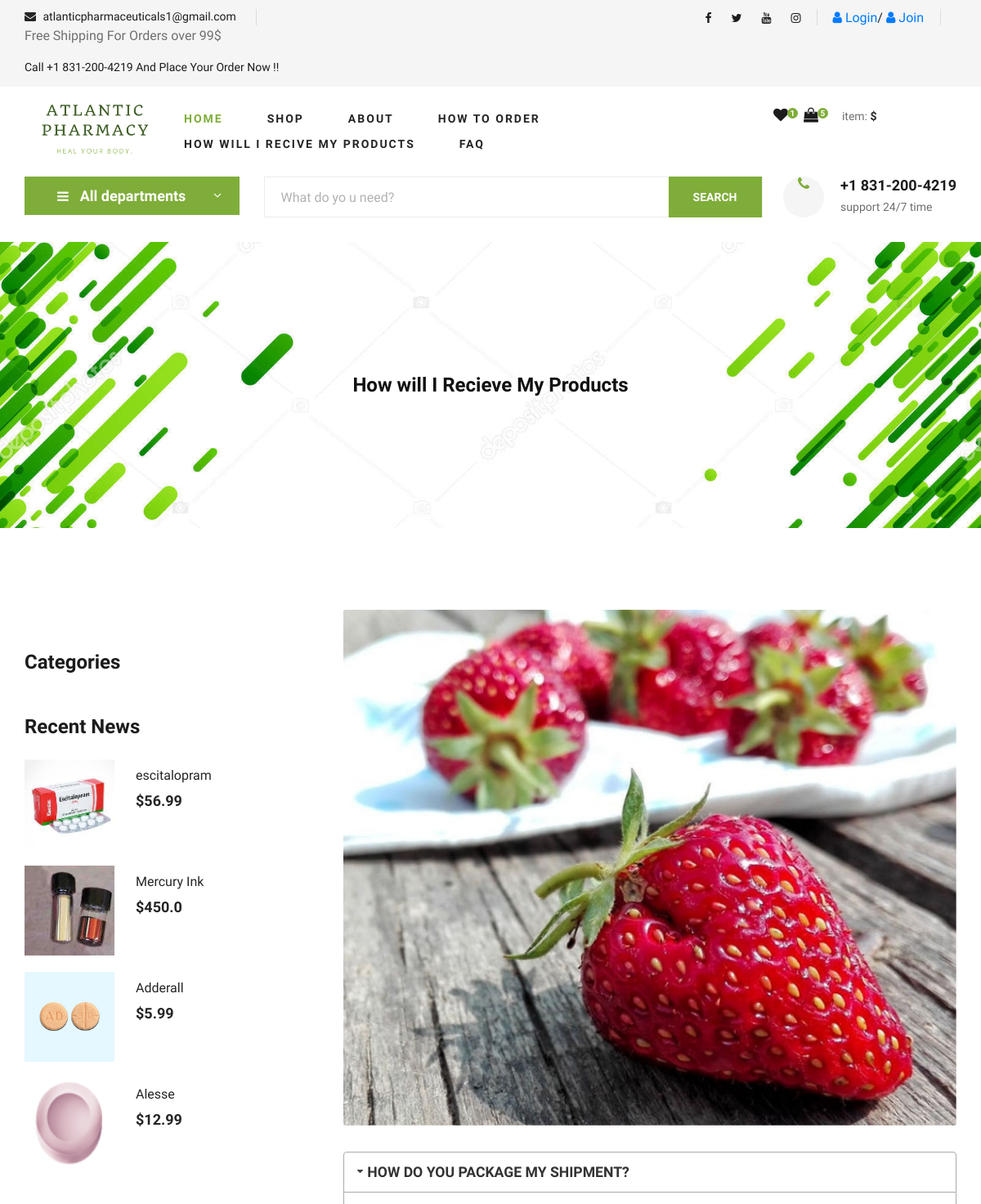
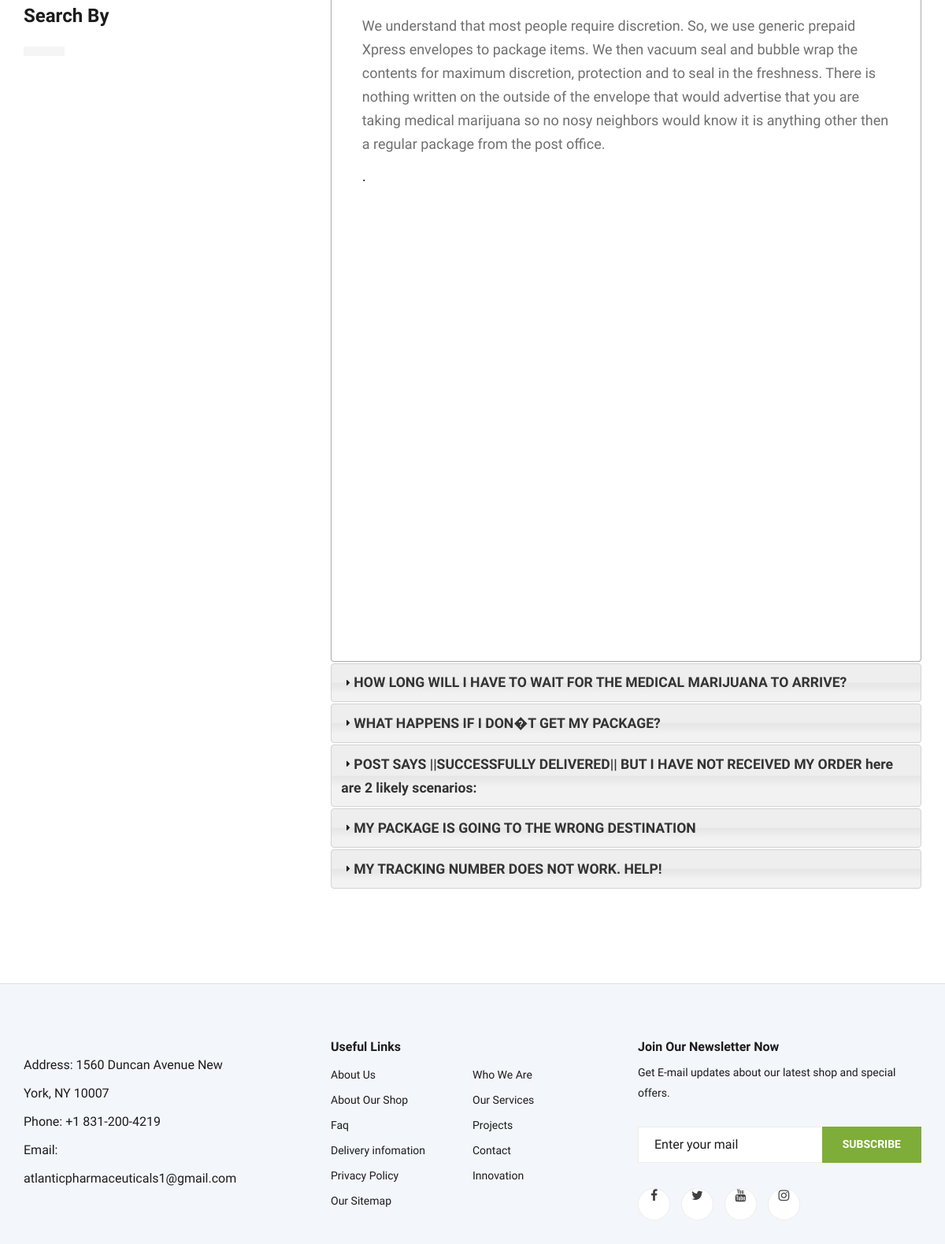
/prodinfo/, run on the app's committed database (2 pictures, top to bottom).
### home/models.py (models this page shows, shortened)
class Setting(models.Model):
    objects = None
    STATUS = (
        ('True', 'True'),
        ('False', 'False'),
    )
    title = models.CharField(max_length=150)
    keywords = models.CharField(max_length=255)
    description = models.CharField(max_length=255)
    company = models.CharField(max_length=50)
    address = models.CharField(blank=True, max_length=100)
    phone = models.CharField(blank=True, max_length=15)
    fax = models.CharField(blank=True, max_length=15)
    email = models.CharField(blank=True, max_length=50)
    smtpserver = models.CharField(blank=True, max_length=20)
    smtpemail = models.CharField(blank=True, max_length=20)
    smtppassword = models.CharField(blank=True, max_length=10)
    smtpport = models.CharField(blank=True, max_length=5)
    icon = models.ImageField(blank=True, upload_to='images/')
    facebook = models.CharField(blank=True, max_length=50)
    instagram = models.CharField(blank=True, max_length=50)
    twitter = models.CharField(blank=True, max_length=50)
    youtube = models.CharField(blank=True, max_length=50)
    aboutus = RichTextUploadingField(blank=True)
    contact = RichTextUploadingField(blank=True)
    references = RichTextUploadingField(blank=True)
    status = models.CharField(max_length=10, choices=STATUS)
    create_at = models.DateTimeField(auto_now_add=True)
    update_at = models.DateTimeField(auto_now=True)

class PRODINFO(models.Model):
    STATUS = (
        ('True', 'True'),
        ('False', 'False'),
    )
    ordernumber = models.IntegerField()
    question = models.CharField(max_length=200)
    answer = RichTextUploadingField()
    status = models.CharField(max_length=10, choices=STATUS)
    create_at = models.DateTimeField(auto_now_add=True)
    update_at = models.DateTimeField(auto_now=True)

### product/models.py (models this page shows, shortened)
class Product(models.Model):
    STATUS = (
        ('True', 'True'),
        ('False', 'False'),
    )
    VARIANTS = (
        ('None', 'None'),
        ('Size', 'Size'),
        ('Color', 'Color'),
        ('Size-Color', 'Size-Color'),
    )
    category = models.ForeignKey(Category, on_delete=models.CASCADE)
    title = models.CharField(max_length=150)
    keywords = models.CharField(max_length=255)
    description = models.CharField(max_length=255)
    image = models.ImageField(upload_to='images/',null=False)
    price = models.FloatField()
    stock = models.IntegerField()
    amount = models.IntegerField()
    minamount = models.IntegerField()
    variant = models.CharField(max_length=10, choices=VARIANTS, default='None')
    detail = RichTextUploadingField()
    slug = models.SlugField(null=False, unique=True)
    status = models.CharField(max_length=10, choices=STATUS)
    create_at = models.DateTimeField(auto_now_add=True)
    update_at = models.DateTimeField(auto_now=True)
    def image_tag(self):
        if self.image.url is not None:
            return mark_safe('<img src="{}" height="50"/>'.format(self.image.url))
    image_tag.short_description = 'Image'

### home/views.py (the view)
# urls.py: path('prodinfo/', views.prodinfo, name='prodinfo'),
def prodinfo(request):
    setting = Setting.objects.get(pk=1)
    category = Category.objects.all()
    prodinfo = PRODINFO.objects.filter(status="True").order_by("ordernumber")
    products_top2 = Product.objects.all().order_by('?')[:4]
    context = {'prodinfo': prodinfo,
               'setting': setting,
               'category': category,
               'products_top2': products_top2,
               }
    return render(request, 'howwill.html', context)

### home/templatetags/myapptags.py (called while the page is built)
@register.simple_tag
def shopcartcount(userid):
    count = ShopCart.objects.filter(user_id=userid).count()
    return count

### home/templates/howwill.html (shortened to what this page needs)
{% extends 'base.html' %}
{% load static %}
{% block content %}
{% load mptt_tags %}
{% block header %}
   {% include "header.html" %}
{% endblock %}
    <section class="blog-details-hero set-bg" data-setbg="{% static 'img/banner-green.jpg' %}">
        <div class="container">
            <div class="row">
                <div class="col-lg-12">
                    <div class="blog__details__hero__text">
                        <h4><strong>How will I Recieve My Products   </strong></h4>
                    </div>
                </div>
            </div>
        </div>
    </section>
    <section class="blog-details spad">
        <div class="container">
            <div class="row">
                <div class="col-lg-4 col-md-5 order-md-1 order-2">
                    <div class="blog__sidebar">
                        <div class="blog__sidebar__item">
                            <h4>Categories</h4>
                        </div>
                        <div class="blog__sidebar__item">
                            <h4>Recent News</h4>
                            <div class="blog__sidebar__recent">
                            {% for rs in products_top2 %}
                            <a href="/order/addtoshopcart/{{ rs.id}}" class="latest-product__item">
                                <div class="latest-product__item__pic">
                                    <img src="{{rs.image.url}}" alt="/product/{{ rs.id }}/{{ rs.slug }}">
                                </div>
                                <div class="latest-product__item__text">
                                    <h6 href="/product/{{ rs.id }}/{{ rs.slug }}" >{{ rs.title }}</h6>
                                    <span>${{ rs.price }}</span>
                                </div>
                            </a>
                            {% endfor %}
                            </div>
                        </div>
                        <div class="blog__sidebar__item">
                            <h4>Search By</h4>
                            <div class="blog__sidebar__item__tags">
                                    {% recursetree category %}
                        <a href="/category/{{node.id }}/{{ node.slug }}"> {{ node.title }}</a>
{% endrecursetree %}
                            </div>
                        </div>
                    </div>
                </div>
                <div class="col-lg-8 col-md-7 order-md-1 order-1">
                    <div class="blog__details__text">
                        <img src="img/blog/details/details-pic.jpg" alt="">
                        <div id="accordion">
                            {% for rs in prodinfo %}
                            <h3>{{ rs.question }}</h3>
                            <div>
                                <p>
                                    {{ rs.answer | safe }}.
                                </p>
                            </div>
                            {% endfor %}
                        </div>
                    </div>
                </div>
            </div>
        </div>
    </section>
 {% endblock %}

### home/templates/base.html (shortened to what this page needs)
{% load static %}
<html lang="zxx">
<head>
    <link rel="stylesheet" href="{% static 'css/bootstrap.min.css' %}" type="text/css">
    <link rel="stylesheet" href="{% static 'css/font-awesome.min.css' %}" type="text/css">
    <link rel="stylesheet" href="{% static 'css/elegant-icons.css' %}" type="text/css">
    <link rel="stylesheet" href="{% static 'css/nice-select.css' %}" type="text/css">
    <link rel="stylesheet" href="{% static 'css/jquery-ui.min.css' %}" type="text/css">
    <link rel="stylesheet" href="{% static 'css/owl.carousel.min.css' %}" type="text/css">
    <link rel="stylesheet" href="{% static 'css/slicknav.min.css' %}" type="text/css">
    <link rel="stylesheet" href="{% static 'css/style.css' %}" type="text/css">
    <link rel="stylesheet" href="{% static 'css/main.css' %}" type="text/css">
    <link rel="stylesheet" href="//code.jquery.com/ui/1.12.1/themes/base/jquery-ui.css">
</head>
<body>
                                          {% load myapptags %}
                                     {% shopcartcount user.id as count %}
<header class="header">
    <div class="header__top">
        <div class="container">
            <div class="row">
                <div class="col-lg-6 col-md-6">
                    <div class="header__top__left">
                        <ul>
                             <li><i class="fa fa-envelope"></i> {{ setting.email}}</li>
            <li>{{ setting.references|safe }} Call +1 831-200-4219 And Place Your Order Now !!</li>
                        </ul>
                    </div>
                </div>
                <div class="col-lg-6 col-md-6">
                    <div class="header__top__right">
                        <div class="header__top__right__social">
<a href="{{ setting.facebook|safe }}"><i class="fa fa-facebook"></i></a>
        <a href="{{ setting.twitter|safe }}"><i class="fa fa-twitter"></i></a>
        <a href="{{ setting.youtube|safe }}"><i class="fa fa-youtube"></i></a>
        <a href="{{ setting.instagram|safe }}"><i class="fa fa-instagram"></i></a>
                        </div>
                        <div class="header__top__right__language">
                            {% if user.id is not None %}
                            <div href="/user">My Account</div>
                            <span class="arrow_carrot-down"></span>
                          <ul class="header__menu__dropdown">
<li><a href="/user/favourites" class="fa fa-heart">My Wish list</a></li>
                <li><a href="/user/orders" class="fa fa-exchange">My Orders</a></li>
                <li><a href="/user/comments" class="fa fa-check">My Comments</a></li>
                <li> <a href="/logout/"><i class="fa fa-unlock-alt"></i> logout</a></li>
                      </ul>
                        </div>
                          <strong class=""text-uppercase>{{ user.first_name}} </strong>||
                        <a href="/logout/"><i class="fa fa-unlock-alt"></i> logout</a>
                        <div class="header__top__right__auth">
                            {% else  %}
                            <a href="/login/"><i class="fa fa-user"></i> Login</a>/
                            <a href="/signup/"><i class="fa fa-user"></i> Join</a>
                            {% endif %}
                        </div>
                    </div>
                </div>
            </div>
        </div>
    </div>
    <div class="container">
        <div class="row">
            <div class="col-lg-2">
                <div class="header__logo">
                    <a href=""><img src="{% static 'img/logos/yes.png' %}" alt=""></a>
                </div>
            </div>
            <div class="col-lg-6">
                <nav class="header__menu">
                    <ul>
                        <li class="active"><a href="/home/">Home</a></li>
                        <li><a href="/category/">Shop</a></li>
                        <li><a href="/about/">About</a>
                        </li>
                        <li><a href="/pay/">How to Order</a></li>
                        <li><a href="/prodinfo/">How will i recive my Products</a></li>
                        <li><a href="/faq/">FAQ</a></li>
                    </ul>
                </nav>
            </div>
            <div class="col-lg-3">
                <div class="header__cart">
                    <ul>
                        <li><a href="#"><i class="fa fa-heart"></i> <span>1</span></a></li>
                        <li><a href="/shopcart/"><i class="fa fa-shopping-bag"></i>
                                                                {% load myapptags %}
                                     {% shopcartcount user.id as count %}
                                    <span>{{ count }}</span></a></li>
                    </ul>
                    <div class="header__cart__price">item: <span>${{ total }}</span></div>
                </div>
            </div>
        </div>
    </div>
</header>
{% block content %}
{% endblock %}
<footer class="footer spad">
    <div class="container">
        <div class="row">
            <div class="col-lg-3 col-md-6 col-sm-6">
                <div class="footer__about">
                    <ul>
                        <li>Address: {{ setting.address}}</li>
                        <li>Phone: {{ setting.phone}}</li>
                        <li>Email: {{ setting.email}}</li>
                    </ul>
                </div>
            </div>
            <div class="col-lg-4 col-md-6 col-sm-6 offset-lg-1">
                <div class="footer__widget">
                    <h6>Useful Links</h6>
                    <ul>
                        <li><a href="/about/">About Us</a></li>
                        <li><a href="/about/">About Our Shop</a></li>
                        <li><a href="/faq/">Faq</a></li>
                        <li><a href="/faq/">Delivery infomation</a></li>
                        <li><a href="/faq/">Privacy Policy</a></li>
                        <li><a href="/contact/">Our Sitemap</a></li>
                    </ul>
                    <ul>
                        <li><a href="/contact/">Who We Are</a></li>
                        <li><a href="/about/">Our Services</a></li>
                        <li><a href="/about/">Projects</a></li>
                        <li><a href="/contact/">Contact</a></li>
                        <li><a href="/faq/">Innovation</a></li>
                    </ul>
                </div>
            </div>
            <div class="col-lg-4 col-md-12">
                <div class="footer__widget">
                    <h6>Join Our Newsletter Now</h6>
                    <p>Get E-mail updates about our latest shop and special offers.</p>
                    <form action="#">
                        <input type="text" placeholder="Enter your mail">
                        <button type="submit" class="site-btn">Subscribe</button>
                    </form>
                    <div class="footer__widget__social">
                      <a href="{{ setting.facebook|safe }}"><i class="fa fa-facebook"></i></a>
        <a href="{{ setting.twitter|safe }}"><i class="fa fa-twitter"></i></a>
        <a href="{{ setting.youtube|safe }}"><i class="fa fa-youtube"></i></a>
        <a href="{{ setting.instagram|safe }}"><i class="fa fa-instagram"></i></a>
                    </div>
                </div>
            </div>
        </div>
    </div>
</footer>
<link rel="stylesheet" href="https://ajax.googleapis.com/ajax/libs/jqueryui/1.11.4/themes/smoothness/jquery-ui.css">
    </body>
</html>

### home/templates/header.html (shortened to what this page needs)
{% load static %}
<section class="hero hero-normal">
    <div class="container">
        <div class="row">
            <div class="col-lg-3">
                <div class="hero__categories">
                    <div class="hero__categories__all">
                        <i class="fa fa-bars"></i>
                        <span>All departments</span>
                    </div>
                        {% load mptt_tags %}
                </div>
            </div>
            <div class="col-lg-9">
                <div class="hero__search">
                    <div class="hero__search__form">
                        <form action="/search/" method="post">
                            <input id="query" name="query" type="text" placeholder="What do yo u need?">
                            <button type="submit" class="site-btn">SEARCH</button>
                        </form>
                    </div>
                    <div class="hero__search__phone">
                        <div class="hero__search__phone__icon">
                            <i class="fa fa-phone"></i>
                        </div>
                        <div class="hero__search__phone__text">
                            <h5>{{ setting.phone}}</h5>
                            <span>support 24/7 time</span>
                        </div>
                    </div>
                </div>
            </div>
        </div>
    </div>
</section>

### data on the page
Setting: email "atlanticpharmaceuticals1@gmail.com", references "Free Shipping For Orders over 99$", phone "+1 831-200-4219", address "1560 Duncan Avenue New York, NY 10007"
Product: image (picture), title "escitalopram", price "56.99"
Product: image (picture), title "Mercury Ink", price "450.0"
Product: image (picture), title "Adderall", price "5.99"
Product: image (picture), title "Alesse", price "12.99"
PRODINFO: question "HOW DO YOU PACKAGE MY SHIPMENT?", answer "We understand that most people require discretion. So, we use generic prepaid Xpress envelopes to package items. We then vacuum seal and bubble wrap the contents for maximum discretion, protection and to seal in the freshness. There is nothing written on the outside of the envelope that would advertise that you are taking medical marijuana so no nosy neighbors would know it is anything other then a regular package from the post office."
PRODINFO: question "HOW LONG WILL I HAVE TO WAIT FOR THE MEDICAL MARIJUANA TO ARRIVE?"
PRODINFO: question "WHAT HAPPENS IF I DON�T GET MY PACKAGE?"
PRODINFO: question "POST SAYS ||SUCCESSFULLY DELIVERED|| BUT I HAVE NOT RECEIVED MY ORDER here are 2 likely scenarios:"
PRODINFO: question "MY PACKAGE IS GOING TO THE WRONG DESTINATION"
PRODINFO: question "MY TRACKING NUMBER DOES NOT WORK. HELP!"

### other printed values
{{ count }} "5"
